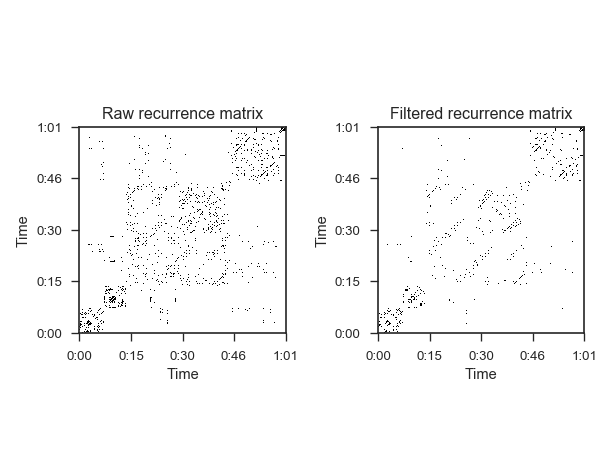

Python code for this plot:
# Apply a 5-bin median filter to the diagonal of a recurrence matrix

y, sr = librosa.load(librosa.util.example_audio_file())
mfcc = librosa.feature.mfcc(y=y, sr=sr)
rec = librosa.segment.recurrence_matrix(mfcc, sym=True)
from scipy.ndimage import median_filter
diagonal_median = librosa.segment.timelag_filter(median_filter)
rec_filtered = diagonal_median(rec, size=(1, 5), mode='mirror')

import matplotlib.pyplot as plt
plt.figure()
plt.subplot(1, 2, 1)
librosa.display.specshow(rec, x_axis='time', y_axis='time',
                         aspect='equal')
plt.title('Raw recurrence matrix')
plt.subplot(1, 2, 2)
librosa.display.specshow(rec_filtered, x_axis='time', y_axis='time',
                         aspect='equal')
plt.title('Filtered recurrence matrix')
plt.tight_layout()
